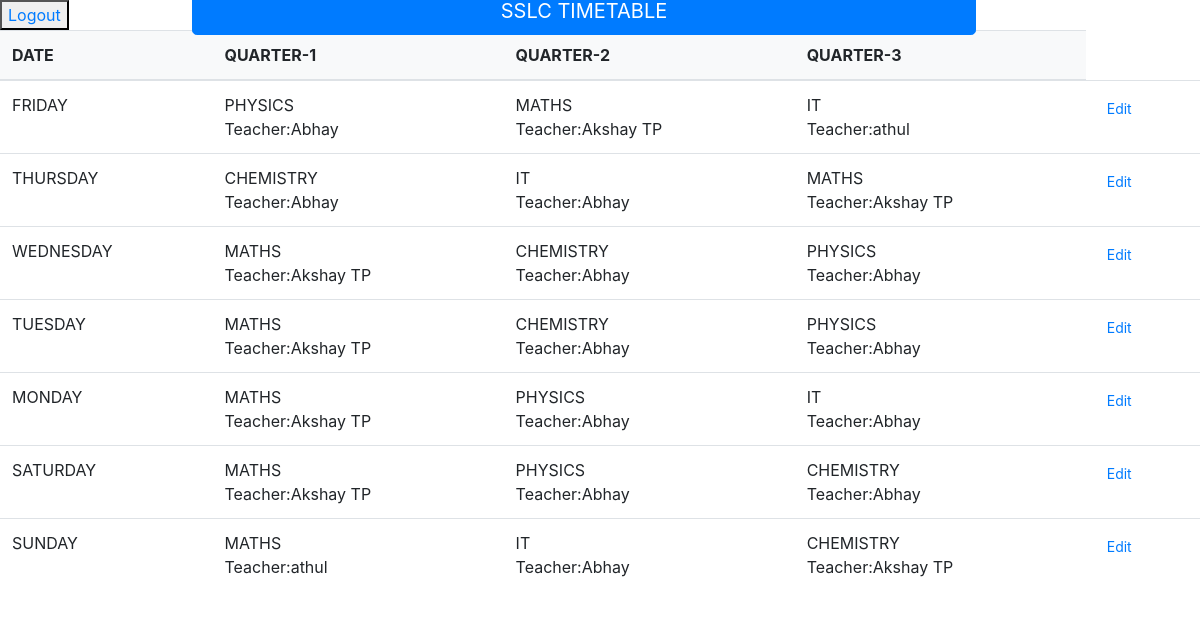
The page /manager/timetable/ on the database its author committed.
### manager/models.py (models this page shows, shortened)
class Timetable(models.Model):
    days=(
        ('MONDAY','MONDAY'),
        ('TUESDAY','TUESDAY'),
        ('WEDNESDAY','WEDNESDAY'),
        ('THURSDAY','THURSDAY'),
        ('FRIDAY','FRIDAY'),
        ('SATURDAY','SATURDAY'),
        ('SUNDAY','SUNDAY'),
    )
    date = models.CharField(max_length=20,choices=days)
    quarter_1 = models.ForeignKey(quarter,null=True,blank=True,on_delete=models.CASCADE,related_name='quarter_1_quarter')
    quarter_2 = models.ForeignKey(quarter,null=True,blank=True,on_delete=models.CASCADE,related_name='quarter_2_quarter')
    quarter_3 = models.ForeignKey(quarter,null=True,blank=True,on_delete=models.CASCADE,related_name='quarter_3_quarter')
    quarter_4 = models.ForeignKey(quarter,null=True,blank=True,on_delete=models.CASCADE,related_name='quarter_4_quarter')
    def __str__(self):
        return str(self.date)

class quarter(models.Model):
    subject = models.ForeignKey(Subject, on_delete=models.CASCADE)
    teacher = models.ForeignKey(Teacher,on_delete=models.CASCADE,null=True,blank=True)

### accounts/models.py (models this page shows, shortened)
class Subject(models.Model):
    name=models.CharField(max_length=50)
    def __str__(self):
        return self.name

class Teacher(models.Model):
    subject=models.ForeignKey(Subject, on_delete=models.CASCADE)
    profile=models.ForeignKey(Profile,on_delete=models.CASCADE)
    def __str__(self) :
        return self.profile.name

class Profile(models.Model) :
    education_type=(
        ('sslc','sslc'),
        ('plustwo','plustwo'),
        ('degree','degree'),
        ('pg','pg'),
        ('BEd','BEd'),
        ('phd','phd')
    )
    experience_type=(
        ('1','1'),
        ('2','2'),
        ('3','3'),
        ('4','4'),
    )
    name            =models.CharField(max_length=50)
    user = models.ForeignKey(Account, on_delete=models.CASCADE)
    address=models.CharField(max_length=200)
    state=models.CharField(max_length=50)
    country=models.CharField(max_length=50)
    pin_code = models.CharField(max_length=6)
    mobile=models.CharField(max_length=15)
    Education       = models.CharField(max_length=50,choices=education_type)
    experience=models.CharField(max_length=10,choices=experience_type)
    created_at = models.DateTimeField(auto_now_add=True)
    class Meta :
        verbose_name = 'Profile'
        verbose_name_plural = "Profile"

### manager/views.py (the view)
# urls.py: path('timetable/',views.timetable,name='timetable'),
def timetable(request):
    timetable = Timetable.objects.all()
    context={
        'timetable' :  timetable,
    }
    return render(request, 'timetable.html',context)

### templates/timetable.html (shortened to what this page needs)
<!DOCTYPE html>
<html>
<head>
	<link rel="stylesheet" href="https://stackpath.bootstrapcdn.com/bootstrap/4.1.3/css/bootstrap.min.css">
	<link rel="stylesheet" href="https://use.fontawesome.com/releases/v5.6.1/css/all.css">
</head>
<body>
	<!DOCTYPE html>
<html>
<head>
	<link rel="stylesheet" href="https://stackpath.bootstrapcdn.com/bootstrap/4.1.3/css/bootstrap.min.css">
	<link rel="stylesheet" href="https://use.fontawesome.com/releases/v5.6.1/css/all.css">
</head>
<body>
	<button><a href="{% url 'logout' %}">Logout</a>	</button>
	<table class="table align-middle mb-0 bg-white">
		<p class="btn btn-primary btn-lg" style="padding-left: 2.5rem; padding-right: 2.5rem;
		position: absolute; top: -13px; left: 192px; right: 224px">SSLC TIMETABLE</p>
		<thead class="bg-light">
		  <tr>
			<th>DATE</th>
			<th>QUARTER-1</th>
			<th>QUARTER-2</th>
			<th>QUARTER-3</th>
		  </tr>
		</thead>
		<tbody>
		  <tr>
			{% for time in timetable %}
			<td>
			  <p class="fw-normal mb-1">{{time}}</p>
			</td>
			<td>
			  <span class="">{{time.quarter_1.subject}}</span>
			  <br>
			  <span class="">Teacher:{{time.quarter_1.teacher}}</span>
			</td>
			<td>
			  <span class="">{{time.quarter_2.subject}}</span>
			  <br>
			  <span class="">Teacher:{{time.quarter_2.teacher}}</span>
			</td>
			<td>
			<span class="">{{time.quarter_3.subject}}</span>
			<br>
			<span class="">Teacher:{{time.quarter_3.teacher}}</span>
			</td>
			<td>
			  <button type="button" class="btn btn-link btn-sm btn-rounded">
				Edit
			  </button>
			</td>
		  </tr>
			{% endfor %}
		</tbody>
	  </table>
</body>
</html>

### rows shown on the page
Timetable: date "FRIDAY", quarter_1.subject "PHYSICS", quarter_1.teacher "Abhay", quarter_2.subject "MATHS", quarter_2.teacher "Akshay TP", quarter_3.subject "IT", quarter_3.teacher "athul"
Timetable: date "THURSDAY", quarter_1.subject "CHEMISTRY", quarter_1.teacher "Abhay", quarter_2.subject "IT", quarter_2.teacher "Abhay", quarter_3.subject "MATHS", quarter_3.teacher "Akshay TP"
Timetable: date "WEDNESDAY", quarter_1.subject "MATHS", quarter_1.teacher "Akshay TP", quarter_2.subject "CHEMISTRY", quarter_2.teacher "Abhay", quarter_3.subject "PHYSICS", quarter_3.teacher "Abhay"
Timetable: date "TUESDAY", quarter_1.subject "MATHS", quarter_1.teacher "Akshay TP", quarter_2.subject "CHEMISTRY", quarter_2.teacher "Abhay", quarter_3.subject "PHYSICS", quarter_3.teacher "Abhay"
Timetable: date "MONDAY", quarter_1.subject "MATHS", quarter_1.teacher "Akshay TP", quarter_2.subject "PHYSICS", quarter_2.teacher "Abhay", quarter_3.subject "IT", quarter_3.teacher "Abhay"
Timetable: date "SATURDAY", quarter_1.subject "MATHS", quarter_1.teacher "Akshay TP", quarter_2.subject "PHYSICS", quarter_2.teacher "Abhay", quarter_3.subject "CHEMISTRY", quarter_3.teacher "Abhay"
Timetable: date "SUNDAY", quarter_1.subject "MATHS", quarter_1.teacher "athul", quarter_2.subject "IT", quarter_2.teacher "Abhay", quarter_3.subject "CHEMISTRY", quarter_3.teacher "Akshay TP"
